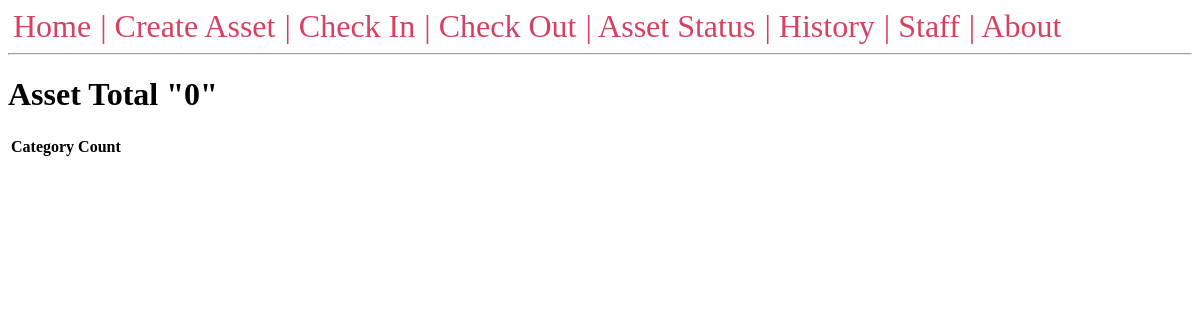
The app's page /, older data.
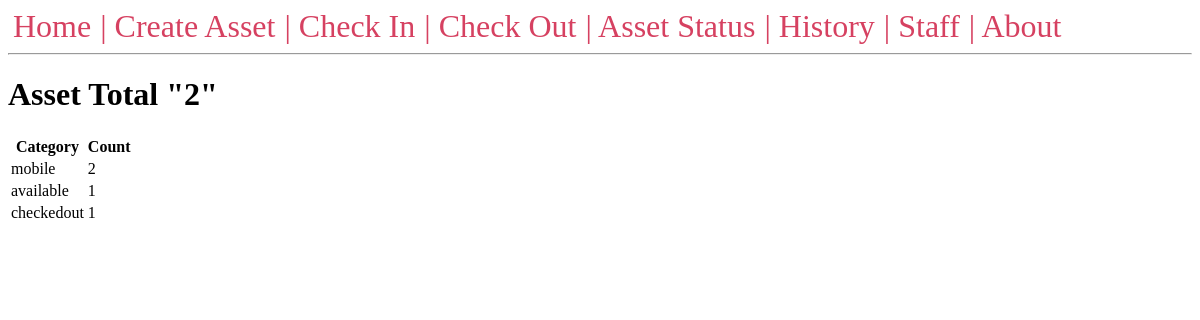
The same page, newer data.
### tables this page shows
CREATE TABLE assets(
	id text NOT NULL,
	asset_type text NOT NULL,
	asset_status text NOT NULL
    );

### app.py (the view)
@app.route('/')
def index():
    conn = get_db_connection()
    assets = conn.execute('SELECT * FROM assets').fetchall()
    asset_total = conn.execute('SELECT COUNT(*) FROM assets').fetchone()[0]
    asset_types = conn.execute(
        'SELECT asset_type, COUNT(*) FROM assets GROUP BY asset_type'
    ).fetchall()
    asset_status = conn.execute(
        'SELECT asset_status, COUNT(*) FROM assets GROUP BY asset_status'
    ).fetchall()
    conn.close()
    return render_template(
        'index.html', assets=assets, asset_total=asset_total,
        asset_type=asset_types, asset_status=asset_status)

### app.py (called while the page is built)
def get_db_connection():
    conn = sqlite3.connect('database.db')
    conn.row_factory = sqlite3.Row
    return conn

### templates/index.html (shortened to what this page needs)
{% extends 'base.html' %}
{% block content %}
<h1>{% block title %} Asset Total "{{ asset_total }}" {% endblock %}</h1>
<table id="Status" class="table table-striped">
    <thead>
      <tr>
        <th>Category</th>
        <th>Count</th>
      </tr>
    </thead>
    <tbody>
      {% for asset_type, count in asset_type %}
        <tr>
          <td>{{ asset_type }}</td>
          <td>{{ count }}</td>
        </tr>
      {% endfor %}
      {% for asset_status, count in asset_status %}
        <tr>
          <td>{{ asset_status }}</td>
          <td>{{ count }}</td>
        </tr>
      {% endfor %}
    </tbody>
  </table>
{% endblock %}

### templates/base.html (shortened to what this page needs)
<!DOCTYPE html>
<html lang="en">
<head>
</head>
<body>
    <nav>
        <a href="{{ url_for('index') }}">Home</a>
        <a href="{{ url_for('create_asset') }}">Create Asset</a>
        <a href="{{ url_for('checkin') }}">Check In</a>
        <a href="{{ url_for('checkout') }}">Check Out</a>
        <a href="{{ url_for('status') }}">Asset Status</a>
        <a href="{{ url_for('history') }}">History</a>
        <a href="{{ url_for('staff') }}">Staff</a>
        <a href="#">About</a>
    </nav>
    <hr>
    <div class="content">
        {% block content %} {% endblock %}
    </div>
</body>
</html>

### templates/base.html (style rules this page uses)
nav a { color: #d64161; font-size: 2em; margin-left: 5px; text-decoration: none; }
nav a:not(:first-child):before { content: " | "; }

Row changes from the older to the newer data that the page shows:
added assets: asset_status "available", count "1"
added assets: asset_status "checkedout", count "1"
Text that changed along with them:
{{ asset_total }}: "0" → "2"
new list line: "mobile 2"
